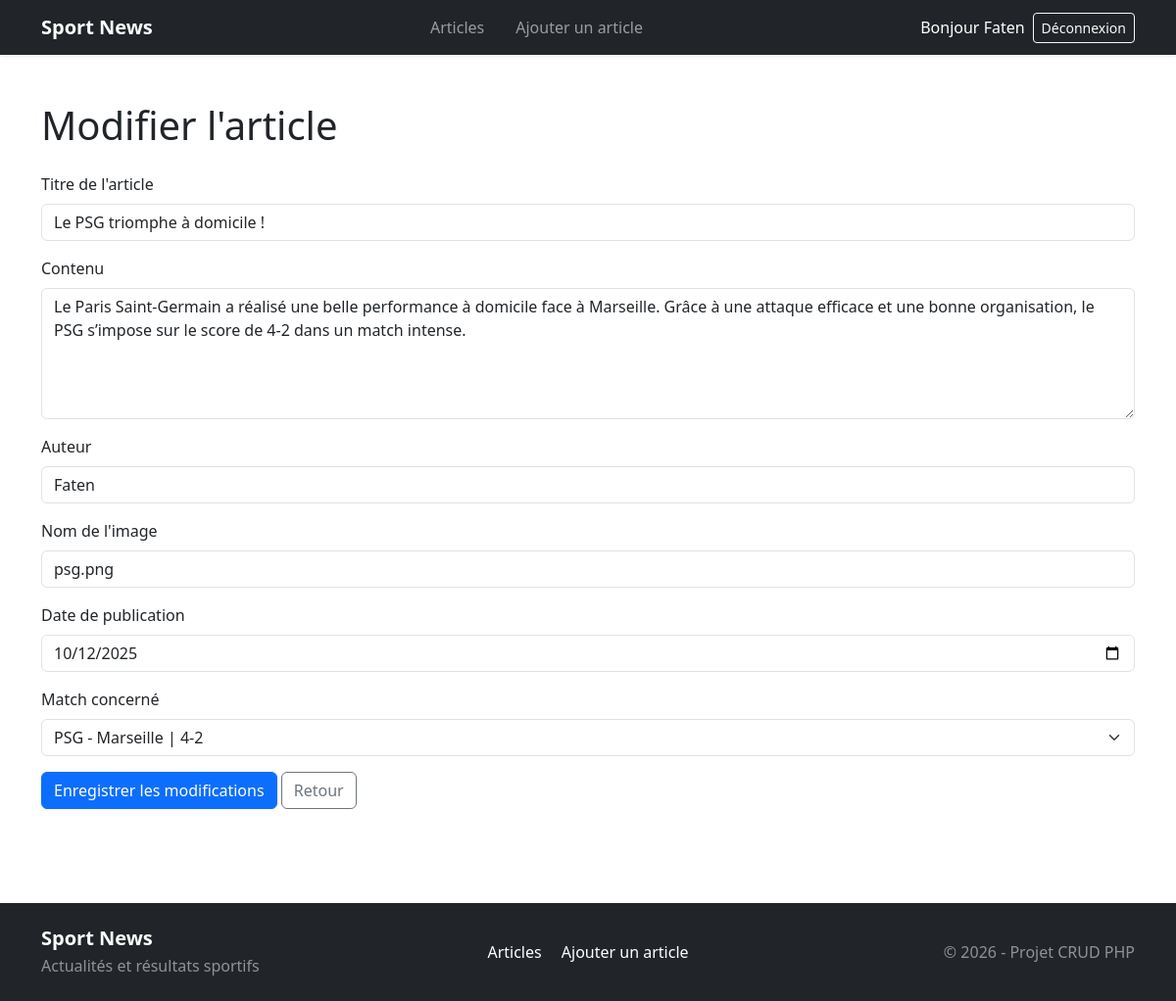
Page /articles/update/edit.php?id=1 (signed in) on the committed database.
### tables this page shows
CREATE TABLE `articles` (
  `id` int(11) NOT NULL,
  `titre` varchar(255) NOT NULL,
  `contenu` text NOT NULL,
  `auteur` varchar(100) NOT NULL,
  `image` varchar(255) NOT NULL,
  `date_publication` date NOT NULL,
  `match_id` int(11) NOT NULL
);

CREATE TABLE `matches` (
  `id` int(11) NOT NULL,
  `equipe1` varchar(100) NOT NULL,
  `equipe2` varchar(100) NOT NULL,
  `score` varchar(20) NOT NULL,
  `lieu` varchar(100) NOT NULL,
  `date_match` date NOT NULL,
  `resume` text NOT NULL
);

### articles/update/edit.php (the view, shortened to what this page needs)
<?php
require_once '../../config/database.php';
$getData = $_GET;
$sql="SELECT *
FROM articles
WHERE id = :id";
$id = (int) $getData['id'];
$requete = $pdo->prepare($sql);
$requete->execute(['id' => $id]);
$article = $requete->fetch(PDO::FETCH_ASSOC);
$sqlMatches = "SELECT * FROM matches ORDER BY date_match DESC";
$requeteMatches = $pdo->query($sqlMatches);
$matches = $requeteMatches->fetchAll(PDO::FETCH_ASSOC);
?>
<!DOCTYPE html>
<html lang="fr">
<head>
    <link href="https://cdn.jsdelivr.net/npm/bootstrap@5.3.3/dist/css/bootstrap.min.css" rel="stylesheet">
    <link rel="stylesheet" href="../../assets/css/style.css">
</head>
<body class="d-flex flex-column min-vh-100">
    <?php require_once '../../includes/header.php'; ?>
    <main class="container my-5">
    <h1 class="mb-4">Modifier l'article</h1>
    <form action="update.php" method="post">
        <div class="mb-3">
            <label for="titre" class="form-label">Titre de l'article</label>
            <input
                type="text"
                name="titre"
                id="titre"
                class="form-control"
                value="<?= htmlspecialchars($article['titre']) ?>"
                required
            >
        </div>
        <div class="mb-3">
            <label for="contenu" class="form-label">Contenu</label>
            <textarea
                name="contenu"
                id="contenu"
                class="form-control"
                rows="5"
                required
            ><?= htmlspecialchars($article['contenu']) ?></textarea>
        </div>
        <div class="mb-3">
            <label for="auteur" class="form-label">Auteur</label>
            <input
                type="text"
                name="auteur"
                id="auteur"
                class="form-control"
                value="<?= htmlspecialchars($article['auteur']) ?>"
                required
            >
        </div>
        <div class="mb-3">
            <label for="image" class="form-label">Nom de l'image</label>
            <input
                type="text"
                name="image"
                id="image"
                class="form-control"
                value="<?= htmlspecialchars($article['image']) ?>"
                required
            >
        </div>
        <div class="mb-3">
            <label for="date_publication" class="form-label">Date de publication</label>
            <input
                type="date"
                name="date_publication"
                id="date_publication"
                class="form-control"
                value="<?= htmlspecialchars($article['date_publication']) ?>"
                required
            >
        </div>
        <div class="mb-3">
            <label for="match_id" class="form-label">Match concerné</label>
            <select name="match_id" id="match_id" class="form-select" required>
                <?php foreach ($matches as $match) : ?>
                    <option
                        value="<?= $match['id'] ?>"
                        <?= $match['id'] == $article['match_id'] ? 'selected' : '' ?>
                    >
                        <?= htmlspecialchars($match['equipe1']) ?>
                        -
                    </option>
                <?php endforeach; ?>
            </select>
        </div>
        <button type="submit" class="btn btn-primary">
            Enregistrer les modifications
        </button>
        <a href="../read/index.php" class="btn btn-outline-secondary">
            Retour
        </a>
    </form>
</main>
<?php require_once '../../includes/footer.php'; ?>
</body>
</html>

### rows in the picture
articles: titre "Le PSG triomphe à domicile !", contenu "Le Paris Saint-Germain a réalisé une belle performance à domicile face à Marseille. Grâce à une attaque efficace et une bonne organisation, le PSG s’impose sur le score de 4-2 dans un match intense.", auteur "Faten", image "psg.png", date_publication "10/12/2025", match_id "PSG - Marseille | 4-2"

### other values in the picture
$_SESSION['LOGGED_USER']['prenom'] "Faten"
